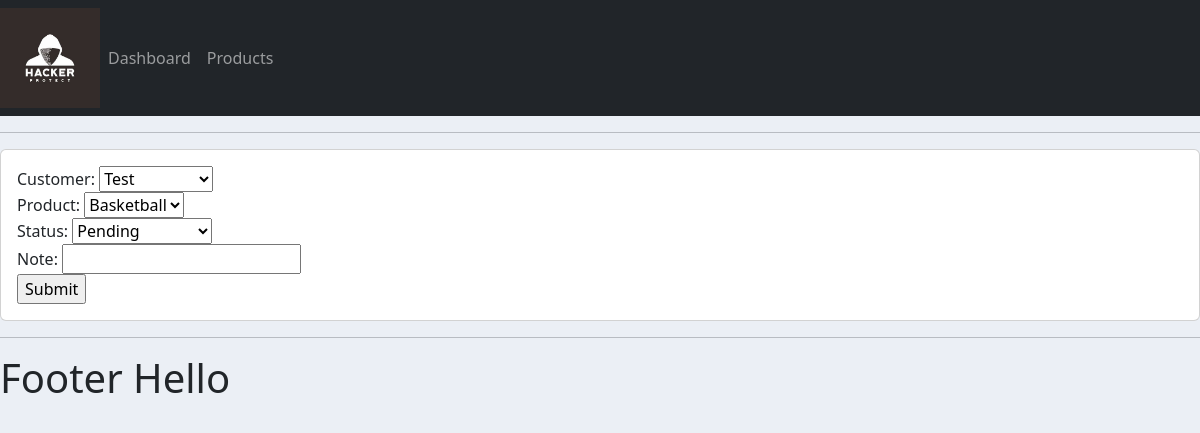
/update_order/12/, run on an earlier commit of the app's database.
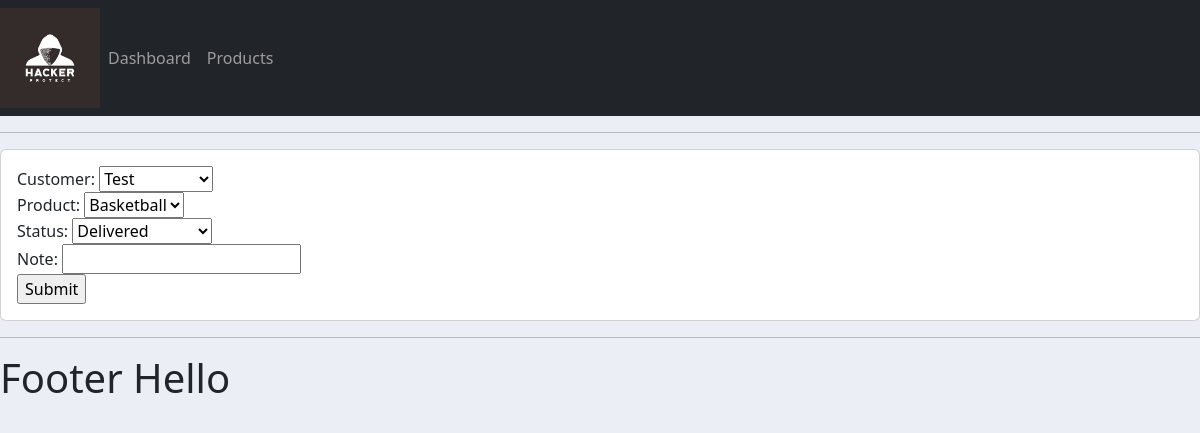
And on a later commit of the database.
### accounts/models.py (models this page shows, shortened)
class Order(models.Model):
    customer =models.ForeignKey(Customer,null = True , on_delete = models.SET_NULL)
    product = models.ForeignKey(Product,null = True , on_delete = models.SET_NULL)
    STATUS = [
            ("Pending", 'Pending'),
            ('Out for delivery' , 'Out for delivery'),
            ('Delivered','Delivered')
    ]
    date_created = models.DateField(auto_now_add = True, null = True)
    status = models.CharField(max_length = 50 , null = True , choices = STATUS)
    note = models.CharField(max_length = 50 , null = True)

### accounts/views.py (the view)
# urls.py: path('update_order/<str:pk>/',views.updateOrder , name = "update_order"),
def updateOrder(request,pk):
    order = Order.objects.get(id = pk)
    form = OrderForm(instance = order)
    if request.method == 'POST':
        form = OrderForm(request.POST, instance=order)
        if form.is_valid():
            form.save()
            return redirect('/')
    context = {'form':form}
    return render(request,'accounts/order_form.html',context)

### accounts/forms.py
class OrderForm(ModelForm):
    class Meta:
        model = Order
        fields = '__all__'

### accounts/models.py (called while the page is built)
    def __str__(self):
        return self.name

    def __str__(self):
        return self.name

### accounts/templates/accounts/order_form.html (shortened to what this page needs)
{%  extends 'accounts/main.html' %}
{% load static %}
{% block content %}
<div class = "row">
    <div class = "col_md_6">
        <div class = "card card-body">
<form method="post">
    {{form}}
    <input type="submit" name = "submit">
</form>
</div>
</div>
</div>
{% endblock %}

What changed in the data, as far as the page shows it:
changed Order "Test": status "Pending" → "Delivered"
